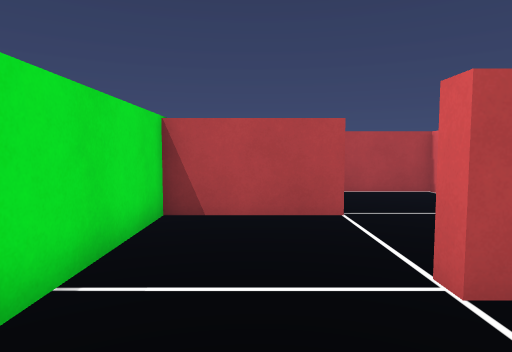
view 1 (above)

14 first-person views from a walk through a scene from a Unity 3-D project. The camera is 1.3 m above the floor, tilts 4° down and sees 75° across. The floor is counted in squares, 1 m on a side. Each view is taken from the middle of a square. On the plan, view 1 faces up. The plan holds only what a view shows up to about 14 squares ahead; the rest is blank. The place goes on beyond the plan. Some animated figures are left out.

view 2
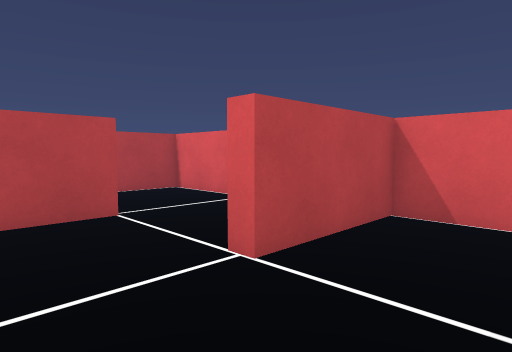

view 3
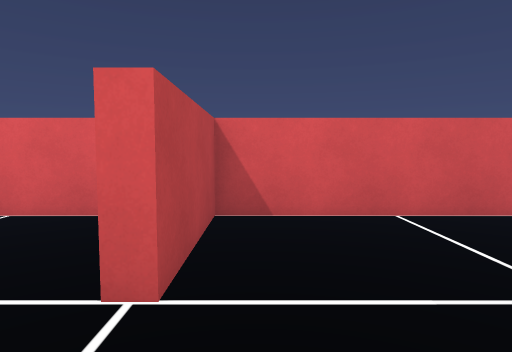

view 4
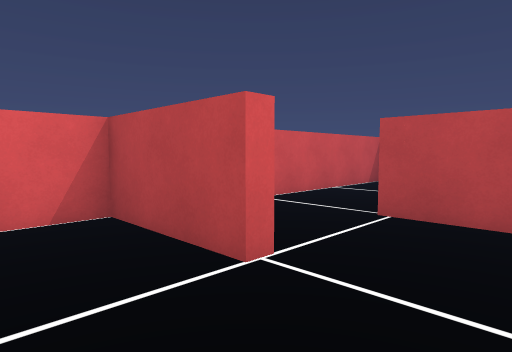

view 5
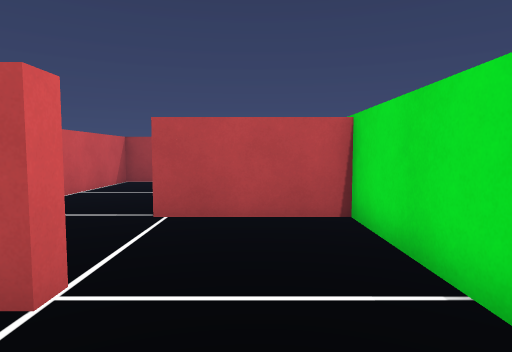

view 6
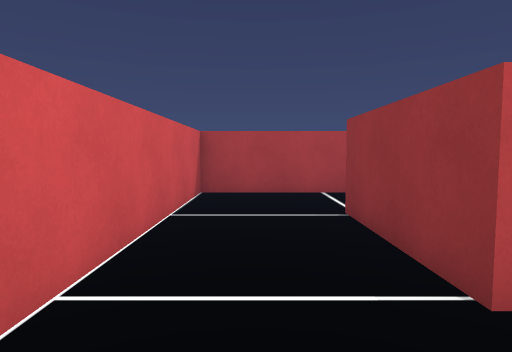

view 7
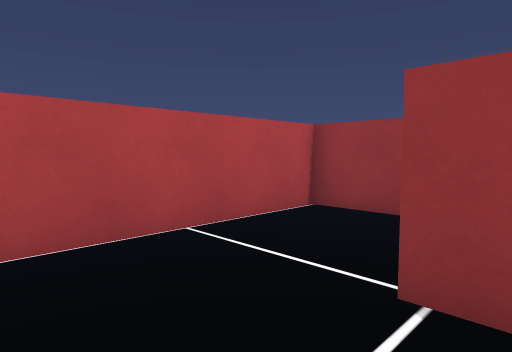

view 8
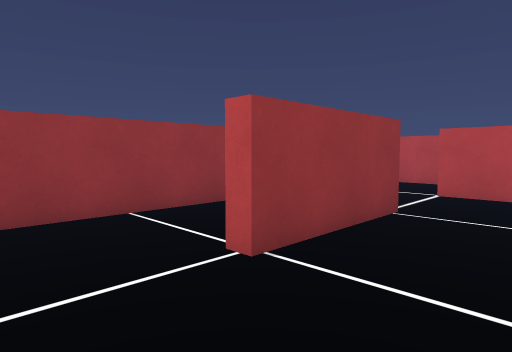

view 9
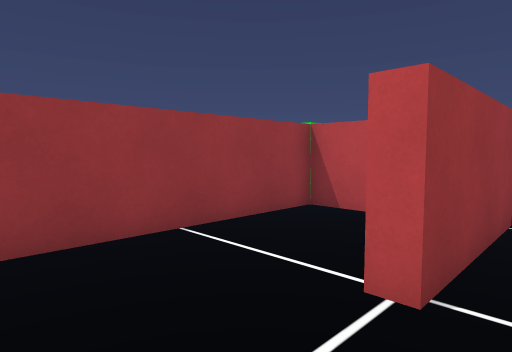

view 10
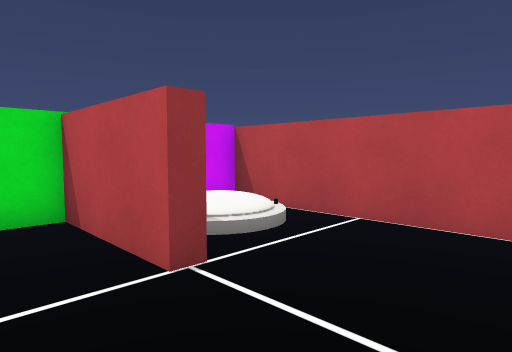

view 11
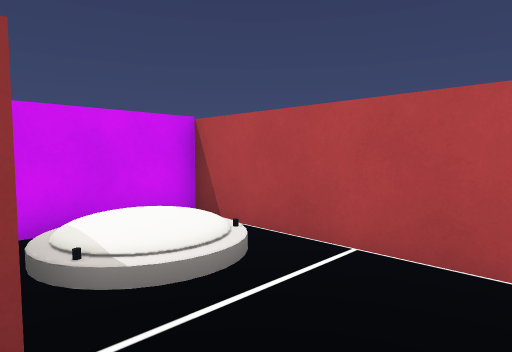

view 12
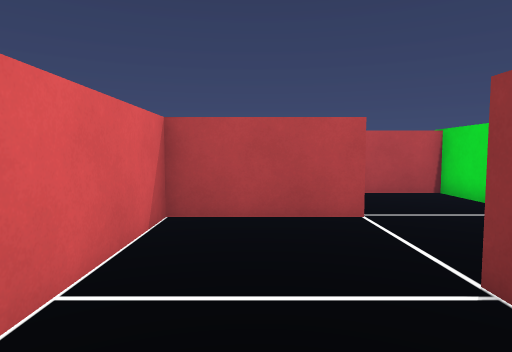

view 13
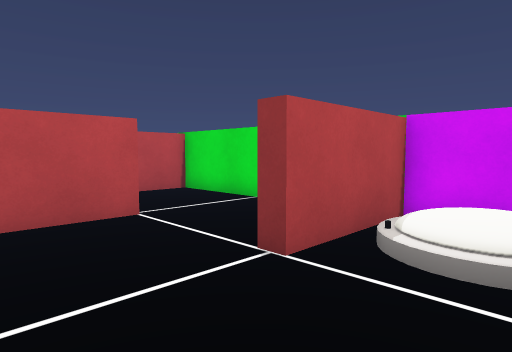

view 14
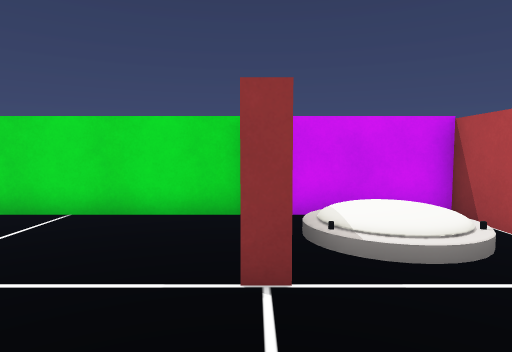

### Floor plan
Key: @ floor where view 1 was taken; # wall or solid block; . floor; / step, stairs or slope.
Columns run from 2 left of view 1 to 6 right of it. Each row starts with its distance up from view 1.
 11 #########
 10 #  /....#
  9 #  /....#
  8 #///....#
  7 ####....#
  6 #.......#
  5 #.......#
  4 #.......#
  3 #...#####
  2 #.......#
  1 #.......#
  0 #.@.....#
 -1 #####...#
 -2 #.. #...#
 -3 #.  #...#
 -4 #...#...#
 -5 #...#...#
 -6 #. .....#
 -7 #.  ....#
 -8 #.......#
 -9 #########

Positions as (right, up) in squares from view 1, and headings:
1: (0, 0), facing up
2: (-1, 0), facing up-right
3: (-1, 2), facing right
4: (-1, 6), facing down-right
5: (0, 6), facing down
6: (4, 2), facing down
7: (5, -4), facing down-left
8: (5, -8), facing up-left
9: (3, -8), facing up-left
10: (5, 5), facing up-left
11: (4, 7), facing up-left
12: (4, 10), facing down
13: (5, 10), facing down-left
14: (5, 7), facing left
